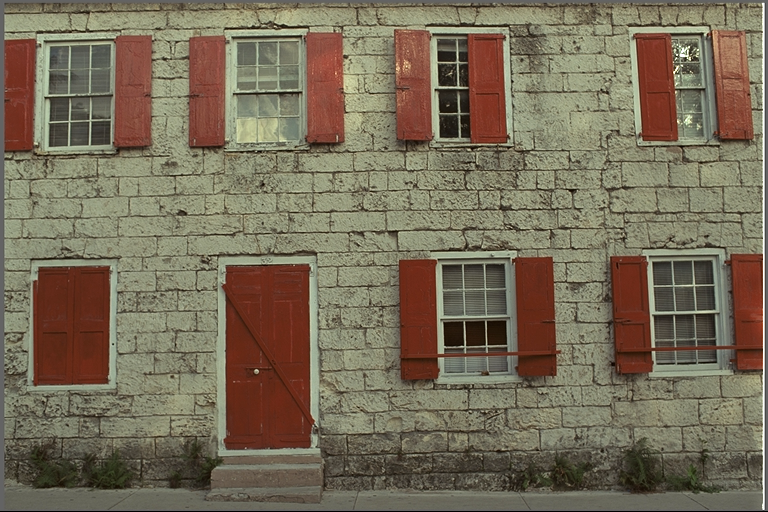
#> input picture kodim01.png, 768 x 512 px
$ python t3.py
#> lines starting #> are read from the running program, lines starting #| are printed output that depends on the picture
#> further down, img is the input picture: shape (512, 768, 3); mean B, G, R 88.4, 108.7, 119.8
import numpy as np
import cv2 as cv
import math
from matplotlib import pyplot as plt


def mov(img,tx,ty):
    rows = img.shape[0]
    cols = img.shape[1]
    M = np.float32([[1,0,tx],[0,1,ty]])
    dst = cv.warpAffine(img,M,(cols,rows))
    return dst

def rigid(img,angle,tx,ty):
    rows = img.shape[0]
    cols = img.shape[1]
    angle = math.radians(angle)
    M = np.float32([[math.cos(angle),-math.sin(angle),tx],[math.sin(angle),math.cos(angle),ty]])
    dst = cv.warpAffine(img,M,(cols,rows))
    return dst

def affine(img):
    rows = img.shape[0]
    cols = img.shape[1]
    ch = img.shape[2]
    pts1 = np.float32([[50,50],[200,50],[50,200]])
    pts2 = np.float32([[10,100],[200,50],[100,250]])
    #生成仿射变换的矩阵
    M = cv.getAffineTransform(pts1,pts2)
    dst = cv.warpAffine(img,M,(cols,rows))
    return dst

def similarity(img,s):
    rows = img.shape[0]
    cols = img.shape[1]
    M = np.float32([[s,0,0],[0,s,0]])
    dst = cv.warpAffine(img,M,(cols,rows))
    return dst

def projective(img):
    rows = img.shape[0]
#> rows = 512
    cols = img.shape[1]
#> cols = 768
    ch = img.shape[2]
#> ch = 3
    pts1 = np.float32([[50,50],[370,50],[28,387],[389,390]])
    pts2 = np.float32([[0,0],[300,0],[0,300],[300,300]])
    M = cv.getPerspectiveTransform(pts1,pts2)
    dst = cv.warpPerspective(img,M,(cols,rows))
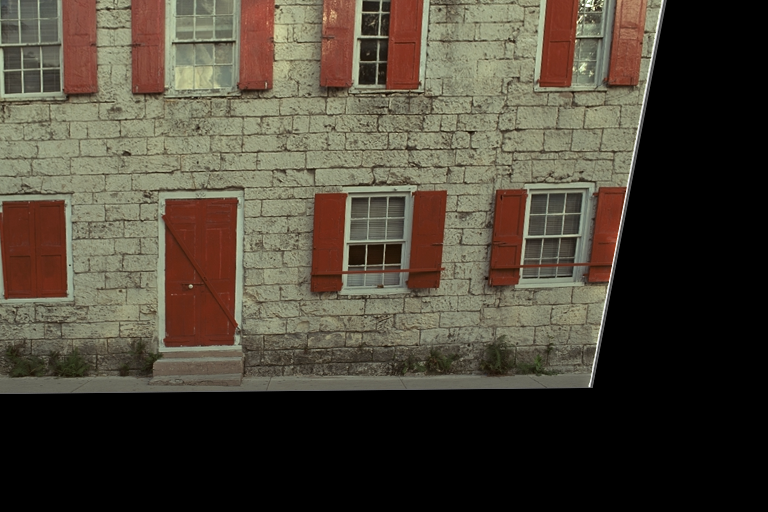
#> dst: shape (512, 768, 3); mean B, G, R 55.1, 67.9, 75.2
    return dst


if __name__ == '__main__':
    img = cv.imread("../kodim01.png")
    # [7 lines of commented-out code are left out]
    dst = projective(img)
    cv.imshow('img',dst)
    cv.imshow('im',img)
    cv.waitKey(0)
    cv.destroyAllWindows()


$ run again, with apple.png copied over kodim01.png
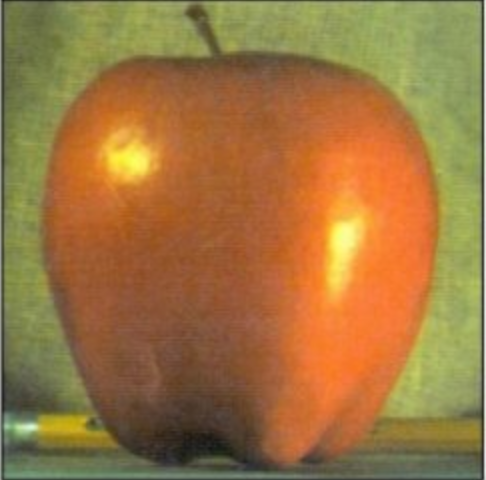
#> input picture apple.png, 486 x 480 px
#> img is the input picture: shape (480, 486, 3); mean B, G, R 64.5, 117.9, 157.5
#> in projective, `dst = cv.warpPerspective(img,M,(cols,rows))`:
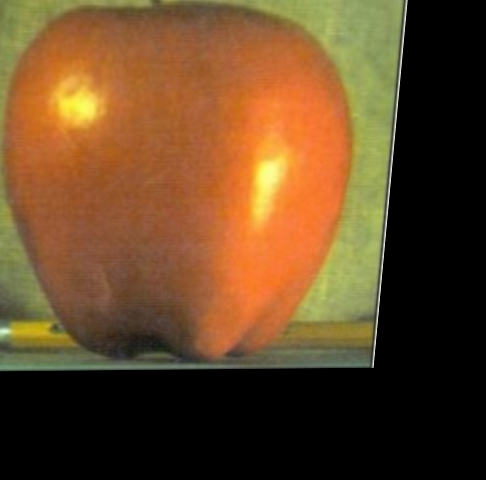
#> dst: shape (480, 486, 3); mean B, G, R 37.5, 70.7, 102
